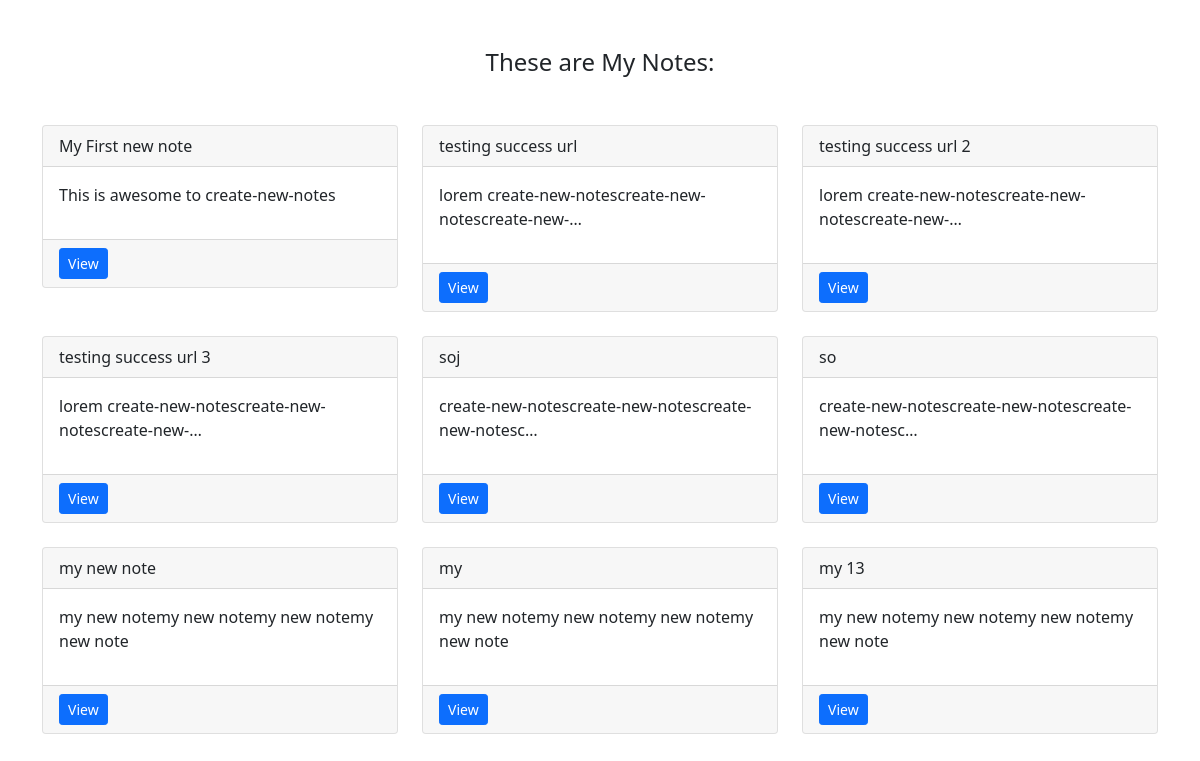
Screenshot of /mit/notes/ (signed in) with the database file from the repository.
### notes/models.py (models this page shows)
class Notes(models.Model):
    title = models.CharField(max_length=200)
    text = models.TextField()
    created = models.DateTimeField(auto_now_add=True)
    User = models.ForeignKey(User, on_delete=models.CASCADE, related_name='notes')

### notes/views.py (the view)
# urls.py: path('notes/', views.NotesListView.as_view(), name='my-notes'),
class NotesListView(LoginRequiredMixin, ListView):
    model = Notes
    context_object_name = 'notes'
    login_url = '/admin'
    def get_queryset(self):
        return self.request.user.notes.all()

### notes/templates/notes/notes_list.html
{% extends 'base.html' %}
{% load static %}
{% block content %}
<div class="row">
    <div class="col">
        <div class="notes_list_heading text-center mb-5">
            <h1 class="fs-4">These are My Notes:</h1>
        </div>
    </div>
</div>
<div class="row">
    {% for note in notes%}
    <div class="col-md-4">
        <div class="card mb-4">
            <div class="card-header">{{note.title}}</div>
            <div class="card-body">
                <p>{{note.text|truncatechars:50}}</p>
            </div>
            <div class="card-footer">
                <a href="{% url 'my-notes-detail' pk=note.id %}" class="btn btn-primary btn-sm">View</a>
            </div>
        </div>
    </div>
    {% endfor %}
</div>
{% endblock %}

### rows the page displays
Notes: title "My First new note", text "This is awesome to create-new-notes"
Notes: title "testing success url", text "lorem create-new-notescreate-new-notescreate-new-…"
Notes: title "testing success url 2", text "lorem create-new-notescreate-new-notescreate-new-…"
Notes: title "testing success url 3", text "lorem create-new-notescreate-new-notescreate-new-…"
Notes: title "soj", text "create-new-notescreate-new-notescreate-new-notesc…"
Notes: title "so", text "create-new-notescreate-new-notescreate-new-notesc…"
Notes: title "my new note", text "my new notemy new notemy new notemy new note"
Notes: title "my", text "my new notemy new notemy new notemy new note"
Notes: title "my 13", text "my new notemy new notemy new notemy new note"
